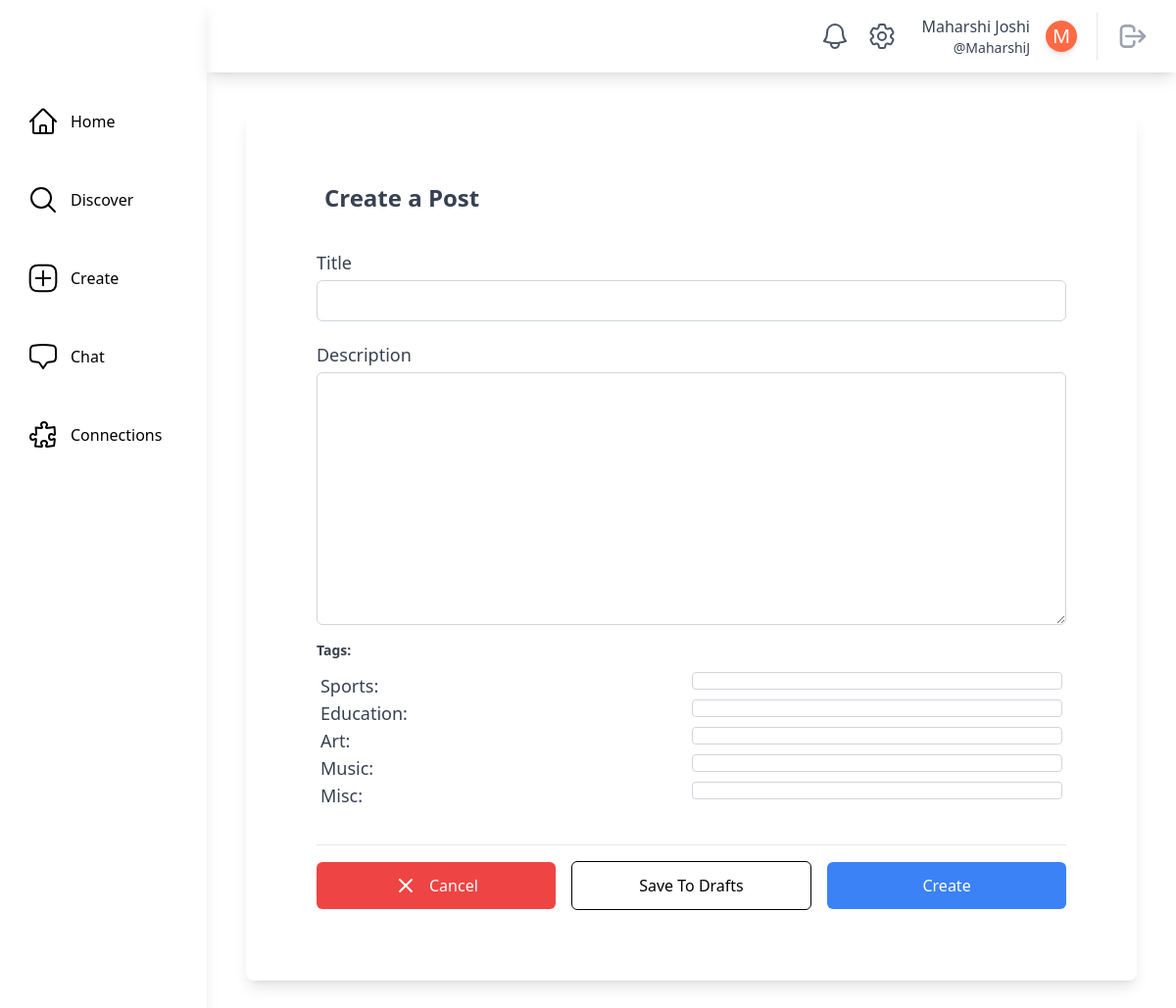
The app's page /posts/new/ (signed in) with its own data.
### main/models.py (models this page shows, shortened)
class SocialUser(AbstractUser):
    class Pronouns(models.IntegerChoices):
        SHE = 1, _("She/Her")
        HE = 2, _("He/Him")
        THEY = 3, _("They/Them")
        OTHER = 4, _("Other/Prefer Not To Say")
    username = models.CharField(max_length=30, unique=True)
    email = models.EmailField(unique=True, default="@nyu.edu")
    full_name = models.CharField(max_length=50, default="")
    pronouns = models.IntegerField(default=Pronouns.OTHER, choices=Pronouns.choices)
    date_of_birth = models.DateField(null=True, validators=[validate_age])
    major = models.CharField(max_length=100, default="undeclared")
    tags = models.ManyToManyField(InterestTag, related_name="tags")
    profile_picture = models.ImageField(
        upload_to="profile_pics/", null=True, blank=True
    )
    timestamp = models.DateTimeField("timestamp", default=timezone.now)  # joined

class InterestTag(models.Model):
    name = models.CharField(max_length=50, unique=True)
    class Meta:
        db_table = "interest_tags"
        verbose_name_plural = "Interest Tags"
    def __str__(self):
        return self.name

### posts/views.py (the view, shortened to what this page needs)
# urls.py: path("new/", views.CreatePostView.as_view(), name="create_post"),
@method_decorator(login_required, name="dispatch")
class CreatePostView(LoginRequiredMixin, generic.CreateView):
    model = ActivityPost
    template_name = "posts/create_post.html"
    form_class = NewPostForm

### posts/forms.py (shortened to what this page needs)
class NewPostForm(forms.ModelForm):
    title = forms.CharField(
        widget=forms.TextInput(
            attrs={
                "class": """px-4 py-2 border focus:ring-gray-500 focus:border-gray-900
                w-full sm:text-sm border-gray-300 rounded-md focus:outline-none text-gray-600"""
            }
        )
    )
    description = forms.CharField(
        widget=forms.Textarea(
            attrs={
                "class": """px-4 py-2 border focus:ring-gray-500 focus:border-gray-900
                w-full sm:text-sm border-gray-300 rounded-md focus:outline-none text-gray-600"""
            }
        )
    )
    tags = forms.ModelMultipleChoiceField(
        queryset=InterestTag.objects.all(),
        widget=forms.CheckboxSelectMultiple(
            attrs={
                "class": "w-1/2 p-2 border border-gray-300 rounded max-h-52 overflow-y-auto"
            }
        ),
    )
    class Meta:
        model = ActivityPost
        fields = ["title", "description", "tags"]

### main/models.py (called while the page is built)
    @classmethod
    def count_unread_notifications(cls, user):
        return (
            cls.objects.filter(models.Q(recipient_user=user, is_read=False))
            .all()
            .order_by("-timestamp")
            .count()
        )

### theme/templatetags/theme_customfilters.py (called while the page is built)
@register.filter
def count_unread_notifications(user):
    return Notification.count_unread_notifications(user)

### posts/templates/posts/create_post.html (shortened to what this page needs)
{% extends "base.html" %}
{% block content %}
    <div class="bg-white rounded-lg shadow-lg p-8 m-10">
        <div class="relative px-4 py-10 bg-white mx-8 md:mx-0 rounded-3xl sm:p-10">
            <form action="{% url 'posts:create_post' %}" method="post">
                <div class="mx-auto">
                    <div class="flex items-center space-x-5">
                        <div class="block pl-2 font-semibold text-xl self-start text-gray-700">
                            <h2 class="text-2xl font-semibold">Create a Post</h2>
                        </div>
                    </div>
                    <div class="divide-y divide-gray-200">
                        <div class="py-8 text-base leading-6 space-y-4 text-gray-700 sm:text-lg sm:leading-7">
                            <div class="flex flex-col">
                                <label class="leading-loose"
                                       for="{{ form.title.id_for_label }}">{{ form.title.label }}</label>
                                {{ form.title }}
                            </div>
                            <div class="flex flex-col">
                                <label class="leading-loose"
                                       for="{{ form.description.id_for_label }}">Description</label>
                                {{ form.description }}
                            </div>
                            <div class="flex flex-col">
                                <label for="{{ form.tags.id_for_label }}"
                                       class="block text-gray-700 text-sm font-bold mb-2">Tags:</label>
                                <div class="max-h-30 overflow-y-auto p-1">
                                    {% for tag in form.tags %}
                                        <label class="flex flex-row justify-between">
                                            <span class="text-gray-700">{{ tag.choice_label }}:</span>
                                            {{ tag.tag }}
                                        </label>
                                    {% endfor %}
                                </div>
                            </div>
                        </div>
                        <div class="pt-4 flex items-center space-x-4">
                            <a href="{% url 'main:home' %}"
                               class="bg-red-500 flex justify-center items-center w-full text-white px-4 py-3 rounded-md focus:outline-none">
                                <svg class="w-6 h-6 mr-3"
                                     fill="none"
                                     stroke="currentColor"
                                     viewBox="0 0 24 24"
                                     xmlns="http://www.w3.org/2000/svg">
                                    <path stroke-linecap="round" stroke-linejoin="round" stroke-width="2"
                                          d="M6 18L18 6M6 6l12 12"></path>
                                </svg>
                                Cancel
                            </a>
                            <button type="submit"
                                    name="action"
                                    value="draft"
                                    class="flex justify-center items-center w-full text-black border-black border px-4 py-3 rounded-md focus:outline-none">
                                Save To Drafts
                            </button>
                            <button type="submit"
                                    name="action"
                                    value="post"
                                    class="bg-blue-500 flex justify-center items-center w-full text-white px-4 py-3 rounded-md focus:outline-none">
                                Create
                            </button>
                        </div>
                    </div>
                </div>
            </form>
        </div>
    </div>
{% endblock content %}

### theme/templates/base.html (shortened to what this page needs)
{% load static tailwind_tags %}
{% load theme_customfilters %}
<!DOCTYPE html>
<html lang="en">
    <head>
        {% tailwind_css %}
    </head>
    <body class="flex bg-white min-h-screen">
        {% if user.is_authenticated %}
            <div class="h-screen w-full bg-white relative flex overflow-hidden">
                <aside class="h-full shadow-lg w-64 flex flex-col space-y-10 items-start relative bg-white text-black">
                    <div class="h-16 flex items-center w-full">
                    </div>
                    <a href="{% url 'main:home' %}"
                       class="flex items-center ml-6 p-1 rounded hover:bg-gray-100 focus:bg-gray-100 transition duration-200 transform hover:scale-110">
                        <span class="ml-3">Home</span>
                    </a>
                    <a href="{% url 'main:discover' %}"
                       class="flex items-center ml-6 p-1 rounded hover:bg-gray-100 focus:bg-gray-100 transition duration-200 transform hover:scale-110">
                        <svg xmlns="http://www.w3.org/2000/svg"
                             fill="none"
                             viewBox="0 0 24 24"
                             stroke-width="1.5"
                             stroke="currentColor"
                             class="w-8 h-8">
                            <path stroke-linecap="round" stroke-linejoin="round" d="M21 21l-5.197-5.197m0 0A7.5 7.5 0 105.196 5.196a7.5 7.5 0 0010.607 10.607z" />
                        </svg>
                        <span class="ml-3">Discover</span>
                    </a>
                    <a href="{% url 'posts:create_post' %}"
                       class="flex items-center ml-6 p-1 rounded hover:bg-gray-100 focus:bg-gray-100 transition duration-200 transform hover:scale-110">
                        <span class="ml-3">Create</span>
                    </a>
                    <a href="{% url 'chat:chat_room_list' %}"
                       class="flex items-center ml-6 p-1 rounded hover:bg-gray-100 focus:bg-gray-100 transition duration-200 transform hover:scale-110">
                        <span class="ml-3">Chat</span>
                    </a>
                    <a href="{% url 'main:connections' user.username %}"
                       class="flex items-center ml-6 p-1 rounded hover:bg-gray-100 focus:bg-gray-100 transition duration-200 transform hover:scale-110">
                        <span class="ml-3">Connections</span>
                    </a>
                </aside>
                <div class="w-full h-full flex flex-col justify-between">
                    <header class="h-20 w-full flex items-center relative justify-end px-5 shadow-lg">
                        <a href="{% url 'main:notifications' user.username %}"
                           class="relative p-2 text-gray-600 hover:bg-gray-100 hover:text-gray-600 focus:bg-gray-100 focus:text-gray-600 rounded-full">
                           <span class="absolute top-1 left-6 text-xs bg-red-500 text-white font-medium px-1 shadow-lg rounded-full border-2 border-white">
                           </span>
                        </a>
                            <a href="{% url 'main:settings' user.username %}"
                            class="relative p-2 text-gray-600 hover:bg-gray-100 hover:text-gray-600 focus:bg-gray-100 focus:text-gray-600 rounded-full">
                        </a>
                        <a href="{% url 'main:profile_page' user.username %}"
                           class="rounded hover:bg-gray-100 hover:text-gray-600 focus:bg-gray-100 focus:text-gray-600 px-2 ml-2">
                            <div class="flex flex-shrink-0 items-center space-x-4 text-gray-700">
                                <div class="flex flex-col items-end ">
                                    <div class="text-md font-medium ">{{ user.full_name|capfirst }}</div>
                                    <div class="text-sm font-regular">@{{ user.username }}</div>
                                </div>
                                <div class="rounded-full h-8 w-8 bg-[#ff6a45] flex items-center justify-center shadow-md border-white transition duration-200 transform hover:scale-110">
                                    {% if user.profile_picture %}
                                        {% comment %} Profile Picture with same shape {% endcomment %}
                                    {% else %}
                                            <span class="text-white text-xl">{{ user.full_name|first|capfirst }}</span>
                                    {% endif %}
                                </div>
                            </div>
                        </a>
                        <div class="border-l pl-3 ml-3 space-x-1">
                            <button class="relative p-2 text-gray-400 hover:bg-gray-100 hover:text-gray-600 focus:bg-gray-100 focus:text-gray-600 rounded-full">
                                <a href="{% url 'main:logout' %}">
                                    <svg aria-hidden="true"
                                         fill="none"
                                         viewBox="0 0 24 24"
                                         stroke="currentColor"
                                         class="h-8 w-8">
                                        <path stroke-linecap="round" stroke-linejoin="round" stroke-width="2" d="M17 16l4-4m0 0l-4-4m4 4H7m6 4v1a3 3 0 01-3 3H6a3 3 0 01-3-3V7a3 3 0 013-3h4a3 3 0 013 3v1" />
                                    </svg>
                                </a>
                            </button>
                        </div>
                    </header>
                    <main class="max-w-full h-full flex flex-col relative overflow-auto">
                        {% block content %}
                        {% endblock content %}
                    </main>
                </div>
            </div>
        {% endif %}
    </body>
</html>

### records on screen
SocialUser: full_name "Maharshi Joshi", username "MaharshiJ", full_name|first "M"
InterestTag: choice_label "Sports"
InterestTag: choice_label "Education"
InterestTag: choice_label "Art"
InterestTag: choice_label "Music"
InterestTag: choice_label "Misc"
